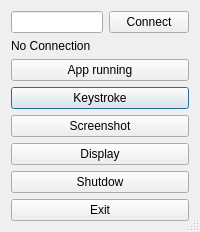
<?xml version="1.0" encoding="UTF-8"?>
<ui version="4.0">
 <class>Dialog_client</class>
 <widget class="QDialog" name="dialog_client">
  <property name="geometry">
   <rect>
    <x>0</x>
    <y>0</y>
    <width>200</width>
    <height>215</height>
   </rect>
  </property>
  <property name="windowTitle">
   <string>Dialog</string>
  </property>
  <property name="sizeGripEnabled">
   <bool>true</bool>
  </property>
  <layout class="QGridLayout" name="gridLayout">
   <item row="3" column="0">
    <widget class="QPushButton" name="btn_key">
     <property name="text">
      <string>Keystroke</string>
     </property>
    </widget>
   </item>
   <item row="5" column="0">
    <widget class="QPushButton" name="btn_cap">
     <property name="text">
      <string>Screenshot</string>
     </property>
    </widget>
   </item>
   <item row="8" column="0">
    <widget class="QPushButton" name="btn_exit">
     <property name="text">
      <string>Exit</string>
     </property>
    </widget>
   </item>
   <item row="7" column="0">
    <widget class="QPushButton" name="btn_shutdown">
     <property name="text">
      <string>Shutdow</string>
     </property>
    </widget>
   </item>
   <item row="6" column="0">
    <widget class="QPushButton" name="btn_display">
     <property name="text">
      <string>Display</string>
     </property>
    </widget>
   </item>
   <item row="2" column="0">
    <widget class="QPushButton" name="btn_app">
     <property name="text">
      <string>App running</string>
     </property>
    </widget>
   </item>
   <item row="0" column="0">
    <layout class="QVBoxLayout" name="verticalLayout">
     <item>
      <layout class="QHBoxLayout" name="horizontalLayout">
       <item>
        <widget class="QLineEdit" name="lineEdit"/>
       </item>
       <item>
        <widget class="QPushButton" name="btn_connect">
         <property name="text">
          <string>Connect</string>
         </property>
        </widget>
       </item>
      </layout>
     </item>
     <item>
      <widget class="QLabel" name="label">
       <property name="text">
        <string>No Connection</string>
       </property>
      </widget>
     </item>
    </layout>
   </item>
  </layout>
 </widget>
 <resources/>
 <connections/>
</ui>
